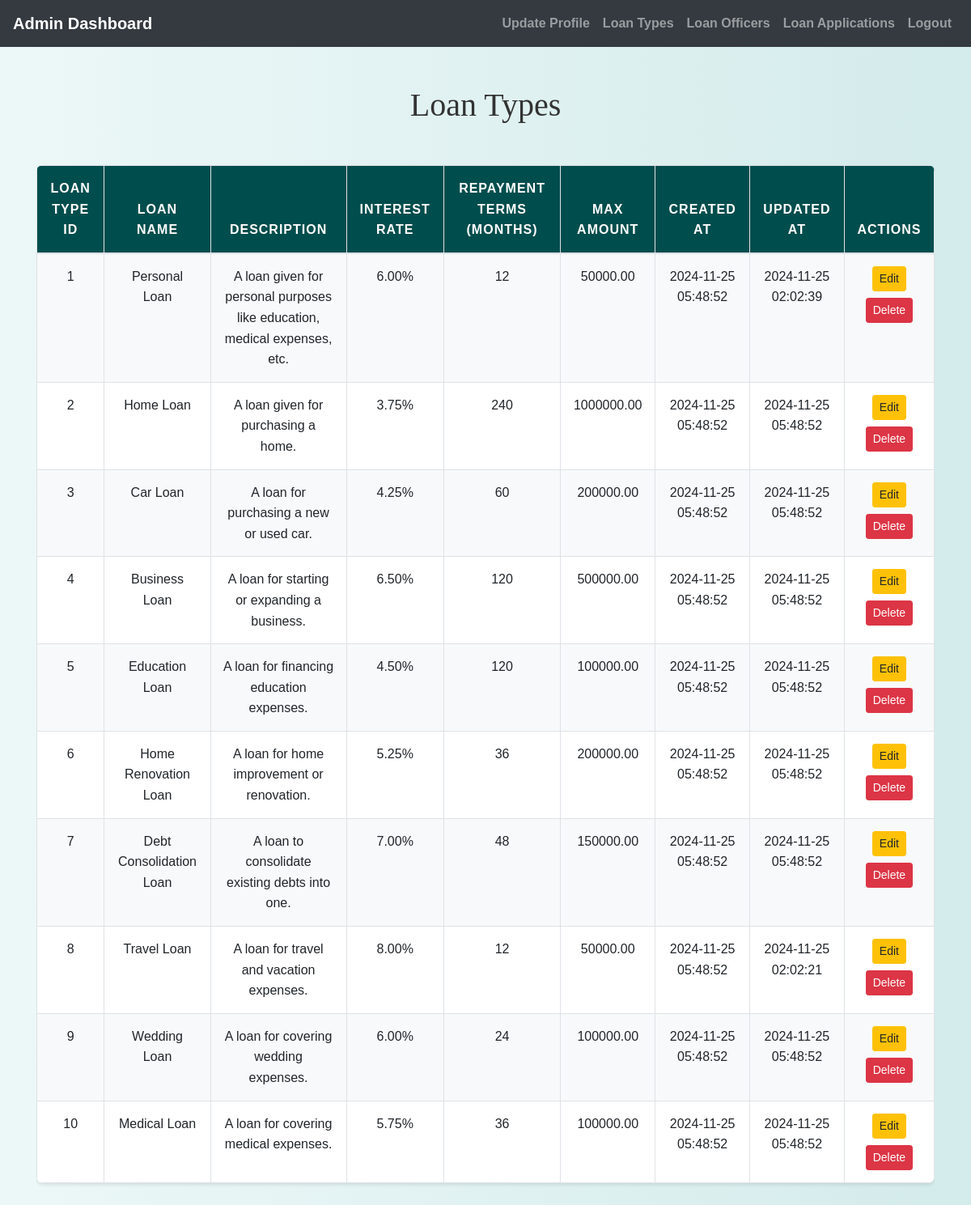
The page /admin/view_loan_types.php (signed in) on the database its author committed.
### tables this page shows
CREATE TABLE `loan_types` (
  `loan_type_id` int(11) NOT NULL,
  `loan_name` varchar(255) NOT NULL,
  `description` text NOT NULL,
  `interest_rate` decimal(5,2) NOT NULL,
  `repayment_terms` int(11) NOT NULL,
  `max_amount` decimal(15,2) NOT NULL,
  `created_at` timestamp NOT NULL DEFAULT current_timestamp(),
  `updated_at` timestamp NOT NULL DEFAULT current_timestamp() ON UPDATE current_timestamp()
);

### admin/view_loan_types.php (the view, shortened to what this page needs)
<?php
include('config.php');
?>
<!DOCTYPE html>
<html>
<head>
    <link rel="stylesheet" href="https://maxcdn.bootstrapcdn.com/bootstrap/4.5.2/css/bootstrap.min.css">
    <link rel="stylesheet" href="../css/style.css">
</head>
<body>
<?php include('admin_navbar.php'); ?>
<div class="container mt-5">
    <h1 class="text-center">Loan Types</h1>
    <div class="table-responsive">
        <table class="table table-bordered table-hover">
            <thead>
                <tr>
                    <th>Loan Type ID</th>
                    <th>Loan Name</th>
                    <th>Description</th>
                    <th>Interest Rate</th>
                    <th>Repayment Terms (Months)</th>
                    <th>Max Amount</th>
                    <th>Created At</th>
                    <th>Updated At</th>
                    <th>Actions</th>
                </tr>
            </thead>
            <tbody>
                <?php
                $query = "SELECT * FROM loan_types ORDER BY created_at DESC";
                $result = $conn->query($query);
                if ($result->num_rows > 0) {
                    while ($row = $result->fetch_assoc()) {
                        echo "<tr>
                                <td>{$row['loan_type_id']}</td>
                                <td>{$row['loan_name']}</td>
                                <td>{$row['description']}</td>
                                <td>{$row['interest_rate']}%</td>
                                <td>{$row['repayment_terms']}</td>
                                <td>{$row['max_amount']}</td>
                                <td>{$row['created_at']}</td>
                                <td>{$row['updated_at']}</td>
                                <td>
                                    <a href='edit_loan_type.php?loan_type_id={$row['loan_type_id']}' class='btn btn-warning btn-sm mb-2'>Edit</a>
                                    <a href='view_loan_types.php?delete_id={$row['loan_type_id']}' onclick='return confirm(\"Are you sure you want to delete this loan type?\");' class='btn btn-danger btn-sm'>Delete</a>
                                </td>
                              </tr>";
                    }
                } else {
                    echo "<tr><td colspan='9' class='text-center'>No loan types found.</td></tr>";
                }
                ?>
            </tbody>
        </table>
    </div>
</div>
</body>
</html>

### css/style.css (style rules this page uses)
body { background: linear-gradient(90deg, rgba(233, 246, 246, 0.831), rgba(207, 233, 233, 0.9)); font-family: 'Arial', sans-serif; color: #333; line-height: 1.6; }
h1, h2, h3, h4 { text-align: center; margin-top: 30px; margin-bottom: 30px; font-family: 'Georgia', serif; }
.container { margin-bottom: 40px; }
.table { width: 100%; border-collapse: collapse; margin-top: 20px; font-size: 16px; background-color: #ffffff; border-radius: 8px; overflow: hidden; box-shadow: 0 2px 4px rgba(0, 0, 0, 0.1); }
.table th, .table td { padding: 15px; border: 1px solid #dee2e6; text-align: center; }
.table thead th { background-color: #004d4d; color: white; font-weight: bold; text-transform: uppercase; letter-spacing: 1px; }
.table tbody tr:nth-child(odd) { background-color: #f8f9fa; }
a { color: #006666; text-decoration: none; font-weight: bold; }

### rows shown on the page
loan_types: loan_type_id "1", loan_name "Personal Loan", description "A loan given for personal purposes like education, medical expenses, etc.", interest_rate "6.00", repayment_terms "12", max_amount "50000.00", created_at "2024-11-25 05:48:52", updated_at "2024-11-25 02:02:39"
loan_types: loan_type_id "2", loan_name "Home Loan", description "A loan given for purchasing a home.", interest_rate "3.75", repayment_terms "240", max_amount "1000000.00", created_at "2024-11-25 05:48:52", updated_at "2024-11-25 05:48:52"
loan_types: loan_type_id "3", loan_name "Car Loan", description "A loan for purchasing a new or used car.", interest_rate "4.25", repayment_terms "60", max_amount "200000.00", created_at "2024-11-25 05:48:52", updated_at "2024-11-25 05:48:52"
loan_types: loan_type_id "4", loan_name "Business Loan", description "A loan for starting or expanding a business.", interest_rate "6.50", repayment_terms "120", max_amount "500000.00", created_at "2024-11-25 05:48:52", updated_at "2024-11-25 05:48:52"
loan_types: loan_type_id "5", loan_name "Education Loan", description "A loan for financing education expenses.", interest_rate "4.50", repayment_terms "120", max_amount "100000.00", created_at "2024-11-25 05:48:52", updated_at "2024-11-25 05:48:52"
loan_types: loan_type_id "6", loan_name "Home Renovation Loan", description "A loan for home improvement or renovation.", interest_rate "5.25", repayment_terms "36", max_amount "200000.00", created_at "2024-11-25 05:48:52", updated_at "2024-11-25 05:48:52"
loan_types: loan_type_id "7", loan_name "Debt Consolidation Loan", description "A loan to consolidate existing debts into one.", interest_rate "7.00", repayment_terms "48", max_amount "150000.00", created_at "2024-11-25 05:48:52", updated_at "2024-11-25 05:48:52"
loan_types: loan_type_id "8", loan_name "Travel Loan", description "A loan for travel and vacation expenses.", interest_rate "8.00", repayment_terms "12", max_amount "50000.00", created_at "2024-11-25 05:48:52", updated_at "2024-11-25 02:02:21"
loan_types: loan_type_id "9", loan_name "Wedding Loan", description "A loan for covering wedding expenses.", interest_rate "6.00", repayment_terms "24", max_amount "100000.00", created_at "2024-11-25 05:48:52", updated_at "2024-11-25 05:48:52"
loan_types: loan_type_id "10", loan_name "Medical Loan", description "A loan for covering medical expenses.", interest_rate "5.75", repayment_terms "36", max_amount "100000.00", created_at "2024-11-25 05:48:52", updated_at "2024-11-25 05:48:52"
